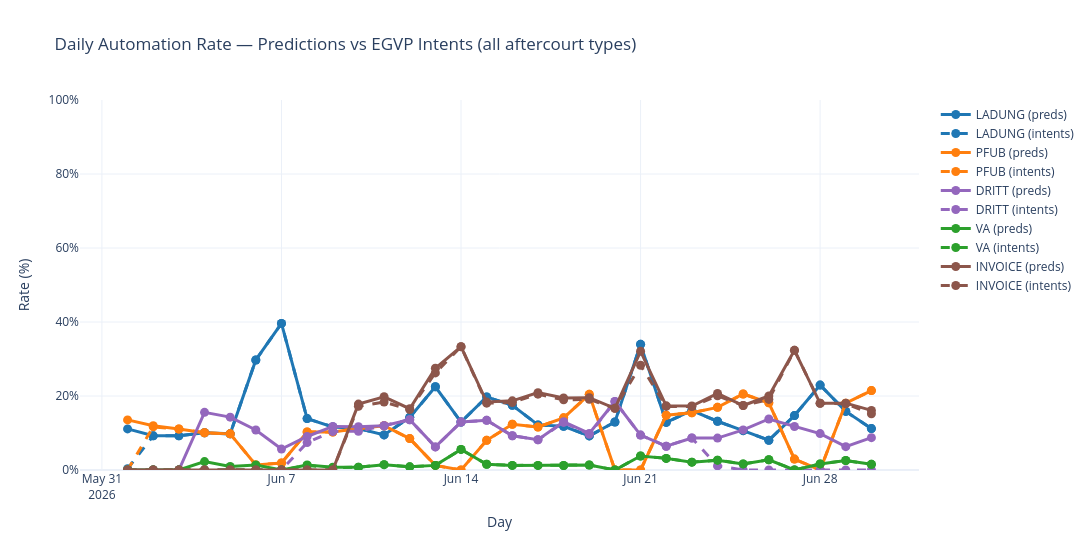

The notebook cell saved with this chart:
### Markdown cell above
# Combine automation calculation using preds and egvp intents

Cross-check the two independent automation measurements for **every aftercourt type**
(ladung, pfub, dritt, va, invoice):

- **preds** — recomputed locally from `llm_attachments_predictions` using the production
  rules (section 4).
- **intents** — read straight from `egvp_intents.ready_for_automation` (section 5).

In the chart each aftercourt type keeps one colour; **solid = preds**, **dashed = intents**.
Large gaps between the solid and dashed line of the same colour flag a mismatch between the
locally reproduced rules and what the pipeline actually persisted.

### Code cell
# Combined: daily automation rate (%) from predictions vs egvp_intents table,
# for every aftercourt type. Same hue per type, solid = predictions, dashed = egvp_intents.
# NOTE: `daily_incoming_egvp_attachments` was overwritten in section 5 with the
# intents-merged frame (same totals per day, just rebuilt). Use it as the shared denominator.

# per aftercourt type: (preds daily series, egvp_intents daily series, colour)
combined_sources = {
    'ladung':  (daily_automated_ladung,  daily_automated_ladung_from_egvp_intets,  '#1f77b4'),
    'pfub':    (daily_automated_pfub,    daily_automated_pfub_from_egvp_intets,    '#ff7f0e'),
    'dritt':   (daily_automated_dritt,   daily_automated_dritt_from_egvp_intets,   '#9467bd'),
    'va':      (daily_automated_va,      daily_automated_va_from_egvp_intets,      '#2ca02c'),
    'invoice': (daily_automated_invoice, daily_automated_invoice_from_egvp_intets, '#8c564b'),
}

# stack the shared total + each type's two source series into one frame
series_list = [daily_incoming_egvp_attachments.rename('total')]
for _type, (_preds_series, _intents_series, _colour) in combined_sources.items():
    series_list.append(_preds_series.rename(f'{_type}_preds'))
    series_list.append(_intents_series.rename(f'{_type}_intents'))

combined_df = pd.concat(series_list, axis=1).fillna(0).sort_index()
combined_df.index = pd.to_datetime(combined_df.index)
combined_df.index.name = 'day'

# build percentage columns + plot metadata, looping type x source
y_cols, abs_cols, labels_map, color_map, dash_map = [], {}, {}, {}, {}
for _type, (_preds_series, _intents_series, _colour) in combined_sources.items():
    for _source in ('preds', 'intents'):
        abs_col = f'{_type}_{_source}'
        pct_col = f'{abs_col}_pct'
        combined_df[pct_col] = (combined_df[abs_col] / combined_df['total'] * 100).round(2)
        y_cols.append(pct_col)
        abs_cols[pct_col] = abs_col
        labels_map[pct_col] = f'{_type.upper()} ({_source})'
        color_map[pct_col] = _colour
        dash_map[pct_col] = 'solid' if _source == 'preds' else 'dash'

plot_df = combined_df.reset_index()

fig = px.line(
    plot_df,
    x='day',
    y=y_cols,
    markers=True,
    title='Daily Automation Rate — Predictions vs EGVP Intents (all aftercourt types)',
    labels={'day': 'Day', 'value': 'Rate (%)', 'variable': 'Series'},
    color_discrete_map=color_map,
)

for trace in fig.data:
    col = trace.name
    abs_col = abs_cols[col]
    trace.customdata = np.stack(
        [combined_df[abs_col].values, combined_df['total'].values], axis=-1
    )
    trace.hovertemplate = (
        '<b>%{x|%Y-%m-%d}</b><br>'
        'Total incoming: %{customdata[1]:.0f}<br>'
        'Automated: %{customdata[0]:.0f} / %{customdata[1]:.0f}<br>'
        'Rate: %{y:.2f}%<extra>' + labels_map[col] + '</extra>'
    )
    trace.line.dash = dash_map[col]

fig.for_each_trace(lambda t: t.update(name=labels_map[t.name]))

fig.update_layout(
    template='plotly_white',
    width=1100,
    height=550,
    hovermode='x unified',
    yaxis=dict(ticksuffix='%', range=[0, 100]),
    legend_title_text='',
)
fig.update_traces(line=dict(width=3), marker=dict(size=9))
fig.show()

### Figure 1 — Plotly figure (JSON) as saved in the notebook; plotly's stock layout.template omitted (floating-point values rounded to 4 significant figures)
{"data": [{"customdata": [[64, 576], [61, 660], [50, 541], [31, 308], [52, 532], [22, 74], [21, 53], [92, 662], [76, 653], [75, 668], [46, 485], [67, 471], [18, 80], [7, 54], [128, 648], [113, 647], [88, 722], [68, 575], [41, 445], [7, 54], [18, 53], [86, 669], [106, 659], [84, 638], [58, 545], [35, 435], [5, 34], [14, 61], [93, 587], [73, 652]], "hovertemplate": "<b>%{x|%Y-%m-%d}</b><br>Total incoming: %{customdata[1]:.0f}<br>Automated: %{customdata[0]:.0f} / %{customdata[1]:.0f}<br>Rate: %{y:.2f}%<extra>LADUNG (preds)</extra>", "legendgroup": "ladung_preds_pct", "line": {"color": "#1f77b4", "dash": "solid", "width": 3}, "marker": {"size": 9, "symbol": "circle"}, "mode": "lines+markers", "name": "LADUNG (preds)", "orientation": "v", "showlegend": true, "type": "scatter", "x": ["2026-06-01T00:00:00", "2026-06-02T00:00:00", "2026-06-03T00:00:00", "2026-06-04T00:00:00", "2026-06-05T00:00:00", "2026-06-06T00:00:00", "2026-06-07T00:00:00", "2026-06-08T00:00:00", "2026-06-09T00:00:00", "2026-06-10T00:00:00", "2026-06-11T00:00:00", "2026-06-12T00:00:00", "2026-06-13T00:00:00", "2026-06-14T00:00:00", "2026-06-15T00:00:00", "2026-06-16T00:00:00", "2026-06-17T00:00:00", "2026-06-18T00:00:00", "2026-06-19T00:00:00", "2026-06-20T00:00:00", "2026-06-21T00:00:00", "2026-06-22T00:00:00", "2026-06-23T00:00:00", "2026-06-24T00:00:00", "2026-06-25T00:00:00", "2026-06-26T00:00:00", "2026-06-27T00:00:00", "2026-06-28T00:00:00", "2026-06-29T00:00:00", "2026-06-30T00:00:00"], "xaxis": "x", "y": [11.11, 9.24, 9.24, 10.06, 9.77, 29.73, 39.62, 13.9, 11.64, 11.23, 9.48, 14.23, 22.5, 12.96, 19.75, 17.47, 12.19, 11.83, 9.21, 12.96, 33.96, 12.86, 16.08, 13.17, 10.64, 8.05, 14.71, 22.95, 15.84, 11.2], "yaxis": "y"}, {"customdata": [[2, 576], [61, 660], [50, 541], [31, 308], [52, 532], [22, 74], [21, 53], [92, 662], [76, 653], [75, 668], [46, 485], [67, 471], [18, 80], [7, 54], [128, 648], [113, 647], [88, 722], [68, 575], [41, 445], [7, 54], [18, 53], [86, 669], [106, 659], [84, 638], [58, 545], [35, 435], [5, 34], [14, 61], [93, 587], [73, 652]], "hovertemplate": "<b>%{x|%Y-%m-%d}</b><br>Total incoming: %{customdata[1]:.0f}<br>Automated: %{customdata[0]:.0f} / %{customdata[1]:.0f}<br>Rate: %{y:.2f}%<extra>LADUNG (intents)</extra>", "legendgroup": "ladung_intents_pct", "line": {"color": "#1f77b4", "dash": "dash", "width": 3}, "marker": {"size": 9, "symbol": "circle"}, "mode": "lines+markers", "name": "LADUNG (intents)", "orientation": "v", "showlegend": true, "type": "scatter", "x": ["2026-06-01T00:00:00", "2026-06-02T00:00:00", "2026-06-03T00:00:00", "2026-06-04T00:00:00", "2026-06-05T00:00:00", "2026-06-06T00:00:00", "2026-06-07T00:00:00", "2026-06-08T00:00:00", "2026-06-09T00:00:00", "2026-06-10T00:00:00", "2026-06-11T00:00:00", "2026-06-12T00:00:00", "2026-06-13T00:00:00", "2026-06-14T00:00:00", "2026-06-15T00:00:00", "2026-06-16T00:00:00", "2026-06-17T00:00:00", "2026-06-18T00:00:00", "2026-06-19T00:00:00", "2026-06-20T00:00:00", "2026-06-21T00:00:00", "2026-06-22T00:00:00", "2026-06-23T00:00:00", "2026-06-24T00:00:00", "2026-06-25T00:00:00", "2026-06-26T00:00:00", "2026-06-27T00:00:00", "2026-06-28T00:00:00", "2026-06-29T00:00:00", "2026-06-30T00:00:00"], "xaxis": "x", "y": [0.35, 9.24, 9.24, 10.06, 9.77, 29.73, 39.62, 13.9, 11.64, 11.23, 9.48, 14.23, 22.5, 12.96, 19.75, 17.47, 12.19, 11.83, 9.21, 12.96, 33.96, 12.86, 16.08, 13.17, 10.64, 8.05, 14.71, 22.95, 15.84, 11.2], "yaxis": "y"}, {"customdata": [[78.0, 576.0], [79.0, 660.0], [60.0, 541.0], [31.0, 308.0], [52.0, 532.0], [1.0, 74.0], [1.0, 53.0], [68.0, 662.0], [67.0, 653.0], [75.0, 668.0], [58.0, 485.0], [40.0, 471.0], [1.0, 80.0], [0.0, 54.0], [52.0, 648.0], [80.0, 647.0], [84.0, 722.0], [81.0, 575.0], [91.0, 445.0], [0.0, 54.0], [0.0, 53.0], [99.0, 669.0], [102.0, 659.0], [108.0, 638.0], [112.0, 545.0], [79.0, 435.0], [1.0, 34.0], [0.0, 61.0], [106.0, 587.0], [140.0, 652.0]], "hovertemplate": "<b>%{x|%Y-%m-%d}</b><br>Total incoming: %{customdata[1]:.0f}<br>Automated: %{customdata[0]:.0f} / %{customdata[1]:.0f}<br>Rate: %{y:.2f}%<extra>PFUB (preds)</extra>", "legendgroup": "pfub_preds_pct", "line": {"color": "#ff7f0e", "dash": "solid", "width": 3}, "marker": {"size": 9, "symbol": "circle"}, "mode": "lines+markers", "name": "PFUB (preds)", "orientation": "v", "showlegend": true, "type": "scatter", "x": ["2026-06-01T00:00:00", "2026-06-02T00:00:00", "2026-06-03T00:00:00", "2026-06-04T00:00:00", "2026-06-05T00:00:00", "2026-06-06T00:00:00", "2026-06-07T00:00:00", "2026-06-08T00:00:00", "2026-06-09T00:00:00", "2026-06-10T00:00:00", "2026-06-11T00:00:00", "2026-06-12T00:00:00", "2026-06-13T00:00:00", "2026-06-14T00:00:00", "2026-06-15T00:00:00", "2026-06-16T00:00:00", "2026-06-17T00:00:00", "2026-06-18T00:00:00", "2026-06-19T00:00:00", "2026-06-20T00:00:00", "2026-06-21T00:00:00", "2026-06-22T00:00:00", "2026-06-23T00:00:00", "2026-06-24T00:00:00", "2026-06-25T00:00:00", "2026-06-26T00:00:00", "2026-06-27T00:00:00", "2026-06-28T00:00:00", "2026-06-29T00:00:00", "2026-06-30T00:00:00"], "xaxis": "x", "y": [13.54, 11.97, 11.09, 10.06, 9.77, 1.35, 1.89, 10.27, 10.26, 11.23, 11.96, 8.49, 1.25, 0.0, 8.02, 12.36, 11.63, 14.09, 20.45, 0.0, 0.0, 14.8, 15.48, 16.93, 20.55, 18.16, 2.94, 0.0, 18.06, 21.47], "yaxis": "y"}, {"customdata": [[0.0, 576.0], [77.0, 660.0], [60.0, 541.0], [31.0, 308.0], [52.0, 532.0], [1.0, 74.0], [1.0, 53.0], [68.0, 662.0], [67.0, 653.0], [75.0, 668.0], [58.0, 485.0], [40.0, 471.0], [1.0, 80.0], [0.0, 54.0], [52.0, 648.0], [80.0, 647.0], [84.0, 722.0], [81.0, 575.0], [91.0, 445.0], [0.0, 54.0], [0.0, 53.0], [99.0, 669.0], [102.0, 659.0], [108.0, 638.0], [112.0, 545.0], [79.0, 435.0], [1.0, 34.0], [0.0, 61.0], [106.0, 587.0], [140.0, 652.0]], "hovertemplate": "<b>%{x|%Y-%m-%d}</b><br>Total incoming: %{customdata[1]:.0f}<br>Automated: %{customdata[0]:.0f} / %{customdata[1]:.0f}<br>Rate: %{y:.2f}%<extra>PFUB (intents)</extra>", "legendgroup": "pfub_intents_pct", "line": {"color": "#ff7f0e", "dash": "dash", "width": 3}, "marker": {"size": 9, "symbol": "circle"}, "mode": "lines+markers", "name": "PFUB (intents)", "orientation": "v", "showlegend": true, "type": "scatter", "x": ["2026-06-01T00:00:00", "2026-06-02T00:00:00", "2026-06-03T00:00:00", "2026-06-04T00:00:00", "2026-06-05T00:00:00", "2026-06-06T00:00:00", "2026-06-07T00:00:00", "2026-06-08T00:00:00", "2026-06-09T00:00:00", "2026-06-10T00:00:00", "2026-06-11T00:00:00", "2026-06-12T00:00:00", "2026-06-13T00:00:00", "2026-06-14T00:00:00", "2026-06-15T00:00:00", "2026-06-16T00:00:00", "2026-06-17T00:00:00", "2026-06-18T00:00:00", "2026-06-19T00:00:00", "2026-06-20T00:00:00", "2026-06-21T00:00:00", "2026-06-22T00:00:00", "2026-06-23T00:00:00", "2026-06-24T00:00:00", "2026-06-25T00:00:00", "2026-06-26T00:00:00", "2026-06-27T00:00:00", "2026-06-28T00:00:00", "2026-06-29T00:00:00", "2026-06-30T00:00:00"], "xaxis": "x", "y": [0.0, 11.67, 11.09, 10.06, 9.77, 1.35, 1.89, 10.27, 10.26, 11.23, 11.96, 8.49, 1.25, 0.0, 8.02, 12.36, 11.63, 14.09, 20.45, 0.0, 0.0, 14.8, 15.48, 16.93, 20.55, 18.16, 2.94, 0.0, 18.06, 21.47], "yaxis": "y"}, {"customdata": [[0.0, 576.0], [0.0, 660.0], [0.0, 541.0], [48.0, 308.0], [76.0, 532.0], [8.0, 74.0], [3.0, 53.0], [60.0, 662.0], [77.0, 653.0], [78.0, 668.0], [58.0, 485.0], [64.0, 471.0], [5.0, 80.0], [7.0, 54.0], [87.0, 648.0], [60.0, 647.0], [59.0, 722.0], [75.0, 575.0], [44.0, 445.0], [10.0, 54.0], [5.0, 53.0], [43.0, 669.0], [57.0, 659.0], [55.0, 638.0], [59.0, 545.0], [60.0, 435.0], [4.0, 34.0], [6.0, 61.0], [37.0, 587.0], [57.0, 652.0]], "hovertemplate": "<b>%{x|%Y-%m-%d}</b><br>Total incoming: %{customdata[1]:.0f}<br>Automated: %{customdata[0]:.0f} / %{customdata[1]:.0f}<br>Rate: %{y:.2f}%<extra>DRITT (preds)</extra>", "legendgroup": "dritt_preds_pct", "line": {"color": "#9467bd", "dash": "solid", "width": 3}, "marker": {"size": 9, "symbol": "circle"}, "mode": "lines+markers", "name": "DRITT (preds)", "orientation": "v", "showlegend": true, "type": "scatter", "x": ["2026-06-01T00:00:00", "2026-06-02T00:00:00", "2026-06-03T00:00:00", "2026-06-04T00:00:00", "2026-06-05T00:00:00", "2026-06-06T00:00:00", "2026-06-07T00:00:00", "2026-06-08T00:00:00", "2026-06-09T00:00:00", "2026-06-10T00:00:00", "2026-06-11T00:00:00", "2026-06-12T00:00:00", "2026-06-13T00:00:00", "2026-06-14T00:00:00", "2026-06-15T00:00:00", "2026-06-16T00:00:00", "2026-06-17T00:00:00", "2026-06-18T00:00:00", "2026-06-19T00:00:00", "2026-06-20T00:00:00", "2026-06-21T00:00:00", "2026-06-22T00:00:00", "2026-06-23T00:00:00", "2026-06-24T00:00:00", "2026-06-25T00:00:00", "2026-06-26T00:00:00", "2026-06-27T00:00:00", "2026-06-28T00:00:00", "2026-06-29T00:00:00", "2026-06-30T00:00:00"], "xaxis": "x", "y": [0.0, 0.0, 0.0, 15.58, 14.29, 10.81, 5.66, 9.06, 11.79, 11.68, 11.96, 13.59, 6.25, 12.96, 13.43, 9.27, 8.17, 13.04, 9.89, 18.52, 9.43, 6.43, 8.65, 8.62, 10.83, 13.79, 11.76, 9.84, 6.3, 8.74], "yaxis": "y"}, {"customdata": [[0.0, 576.0], [0.0, 660.0], [0.0, 541.0], [0.0, 308.0], [0.0, 532.0], [0.0, 74.0], [0.0, 53.0], [49.0, 662.0], [68.0, 653.0], [70.0, 668.0], [58.0, 485.0], [64.0, 471.0], [5.0, 80.0], [7.0, 54.0], [87.0, 648.0], [60.0, 647.0], [59.0, 722.0], [74.0, 575.0], [43.0, 445.0], [10.0, 54.0], [5.0, 53.0], [43.0, 669.0], [57.0, 659.0], [7.0, 638.0], [0.0, 545.0], [0.0, 435.0], [0.0, 34.0], [0.0, 61.0], [0.0, 587.0], [0.0, 652.0]], "hovertemplate": "<b>%{x|%Y-%m-%d}</b><br>Total incoming: %{customdata[1]:.0f}<br>Automated: %{customdata[0]:.0f} / %{customdata[1]:.0f}<br>Rate: %{y:.2f}%<extra>DRITT (intents)</extra>", "legendgroup": "dritt_intents_pct", "line": {"color": "#9467bd", "dash": "dash", "width": 3}, "marker": {"size": 9, "symbol": "circle"}, "mode": "lines+markers", "name": "DRITT (intents)", "orientation": "v", "showlegend": true, "type": "scatter", "x": ["2026-06-01T00:00:00", "2026-06-02T00:00:00", "2026-06-03T00:00:00", "2026-06-04T00:00:00", "2026-06-05T00:00:00", "2026-06-06T00:00:00", "2026-06-07T00:00:00", "2026-06-08T00:00:00", "2026-06-09T00:00:00", "2026-06-10T00:00:00", "2026-06-11T00:00:00", "2026-06-12T00:00:00", "2026-06-13T00:00:00", "2026-06-14T00:00:00", "2026-06-15T00:00:00", "2026-06-16T00:00:00", "2026-06-17T00:00:00", "2026-06-18T00:00:00", "2026-06-19T00:00:00", "2026-06-20T00:00:00", "2026-06-21T00:00:00", "2026-06-22T00:00:00", "2026-06-23T00:00:00", "2026-06-24T00:00:00", "2026-06-25T00:00:00", "2026-06-26T00:00:00", "2026-06-27T00:00:00", "2026-06-28T00:00:00", "2026-06-29T00:00:00", "2026-06-30T00:00:00"], "xaxis": "x", "y": [0.0, 0.0, 0.0, 0.0, 0.0, 0.0, 0.0, 7.4, 10.41, 10.48, 11.96, 13.59, 6.25, 12.96, 13.43, 9.27, 8.17, 12.87, 9.66, 18.52, 9.43, 6.43, 8.65, 1.1, 0.0, 0.0, 0.0, 0.0, 0.0, 0.0], "yaxis": "y"}, {"customdata": [[0.0, 576.0], [0.0, 660.0], [0.0, 541.0], [7.0, 308.0], [5.0, 532.0], [1.0, 74.0], [0.0, 53.0], [9.0, 662.0], [5.0, 653.0], [5.0, 668.0], [7.0, 485.0], [4.0, 471.0], [1.0, 80.0], [3.0, 54.0], [10.0, 648.0], [8.0, 647.0], [9.0, 722.0], [7.0, 575.0], [6.0, 445.0], [0.0, 54.0], [2.0, 53.0], [21.0, 669.0], [14.0, 659.0], [17.0, 638.0], [9.0, 545.0], [12.0, 435.0], [0.0, 34.0], [1.0, 61.0], [15.0, 587.0], [10.0, 652.0]], "hovertemplate": "<b>%{x|%Y-%m-%d}</b><br>Total incoming: %{customdata[1]:.0f}<br>Automated: %{customdata[0]:.0f} / %{customdata[1]:.0f}<br>Rate: %{y:.2f}%<extra>VA (preds)</extra>", "legendgroup": "va_preds_pct", "line": {"color": "#2ca02c", "dash": "solid", "width": 3}, "marker": {"size": 9, "symbol": "circle"}, "mode": "lines+markers", "name": "VA (preds)", "orientation": "v", "showlegend": true, "type": "scatter", "x": ["2026-06-01T00:00:00", "2026-06-02T00:00:00", "2026-06-03T00:00:00", "2026-06-04T00:00:00", "2026-06-05T00:00:00", "2026-06-06T00:00:00", "2026-06-07T00:00:00", "2026-06-08T00:00:00", "2026-06-09T00:00:00", "2026-06-10T00:00:00", "2026-06-11T00:00:00", "2026-06-12T00:00:00", "2026-06-13T00:00:00", "2026-06-14T00:00:00", "2026-06-15T00:00:00", "2026-06-16T00:00:00", "2026-06-17T00:00:00", "2026-06-18T00:00:00", "2026-06-19T00:00:00", "2026-06-20T00:00:00", "2026-06-21T00:00:00", "2026-06-22T00:00:00", "2026-06-23T00:00:00", "2026-06-24T00:00:00", "2026-06-25T00:00:00", "2026-06-26T00:00:00", "2026-06-27T00:00:00", "2026-06-28T00:00:00", "2026-06-29T00:00:00", "2026-06-30T00:00:00"], "xaxis": "x", "y": [0.0, 0.0, 0.0, 2.27, 0.94, 1.35, 0.0, 1.36, 0.77, 0.75, 1.44, 0.85, 1.25, 5.56, 1.54, 1.24, 1.25, 1.22, 1.35, 0.0, 3.77, 3.14, 2.12, 2.66, 1.65, 2.76, 0.0, 1.64, 2.56, 1.53], "yaxis": "y"}, {"customdata": [[0.0, 576.0], [0.0, 660.0], [0.0, 541.0], [0.0, 308.0], [0.0, 532.0], [0.0, 74.0], [0.0, 53.0], [8.0, 662.0], [4.0, 653.0], [5.0, 668.0], [7.0, 485.0], [4.0, 471.0], [1.0, 80.0], [3.0, 54.0], [10.0, 648.0], [8.0, 647.0], [9.0, 722.0], [7.0, 575.0], [6.0, 445.0], [0.0, 54.0], [2.0, 53.0], [21.0, 669.0], [14.0, 659.0], [17.0, 638.0], [9.0, 545.0], [12.0, 435.0], [0.0, 34.0], [1.0, 61.0], [15.0, 587.0], [10.0, 652.0]], "hovertemplate": "<b>%{x|%Y-%m-%d}</b><br>Total incoming: %{customdata[1]:.0f}<br>Automated: %{customdata[0]:.0f} / %{customdata[1]:.0f}<br>Rate: %{y:.2f}%<extra>VA (intents)</extra>", "legendgroup": "va_intents_pct", "line": {"color": "#2ca02c", "dash": "dash", "width": 3}, "marker": {"size": 9, "symbol": "circle"}, "mode": "lines+markers", "name": "VA (intents)", "orientation": "v", "showlegend": true, "type": "scatter", "x": ["2026-06-01T00:00:00", "2026-06-02T00:00:00", "2026-06-03T00:00:00", "2026-06-04T00:00:00", "2026-06-05T00:00:00", "2026-06-06T00:00:00", "2026-06-07T00:00:00", "2026-06-08T00:00:00", "2026-06-09T00:00:00", "2026-06-10T00:00:00", "2026-06-11T00:00:00", "2026-06-12T00:00:00", "2026-06-13T00:00:00", "2026-06-14T00:00:00", "2026-06-15T00:00:00", "2026-06-16T00:00:00", "2026-06-17T00:00:00", "2026-06-18T00:00:00", "2026-06-19T00:00:00", "2026-06-20T00:00:00", "2026-06-21T00:00:00", "2026-06-22T00:00:00", "2026-06-23T00:00:00", "2026-06-24T00:00:00", "2026-06-25T00:00:00", "2026-06-26T00:00:00", "2026-06-27T00:00:00", "2026-06-28T00:00:00", "2026-06-29T00:00:00", "2026-06-30T00:00:00"], "xaxis": "x", "y": [0.0, 0.0, 0.0, 0.0, 0.0, 0.0, 0.0, 1.21, 0.61, 0.75, 1.44, 0.85, 1.25, 5.56, 1.54, 1.24, 1.25, 1.22, 1.35, 0.0, 3.77, 3.14, 2.12, 2.66, 1.65, 2.76, 0.0, 1.64, 2.56, 1.53], "yaxis": "y"}, {"customdata": [[0.0, 576.0], [0.0, 660.0], [0.0, 541.0], [0.0, 308.0], [0.0, 532.0], [0.0, 74.0], [0.0, 53.0], [0.0, 662.0], [0.0, 653.0], [119.0, 668.0], [96.0, 485.0], [78.0, 471.0], [22.0, 80.0], [18.0, 54.0], [119.0, 648.0], [121.0, 647.0], [151.0, 722.0], [112.0, 575.0], [87.0, 445.0], [9.0, 54.0], [17.0, 53.0], [116.0, 669.0], [114.0, 659.0], [132.0, 638.0], [95.0, 545.0], [87.0, 435.0], [11.0, 34.0], [11.0, 61.0], [106.0, 587.0], [105.0, 652.0]], "hovertemplate": "<b>%{x|%Y-%m-%d}</b><br>Total incoming: %{customdata[1]:.0f}<br>Automated: %{customdata[0]:.0f} / %{customdata[1]:.0f}<br>Rate: %{y:.2f}%<extra>INVOICE (preds)</extra>", "legendgroup": "invoice_preds_pct", "line": {"color": "#8c564b", "dash": "solid", "width": 3}, "marker": {"size": 9, "symbol": "circle"}, "mode": "lines+markers", "name": "INVOICE (preds)", "orientation": "v", "showlegend": true, "type": "scatter", "x": ["2026-06-01T00:00:00", "2026-06-02T00:00:00", "2026-06-03T00:00:00", "2026-06-04T00:00:00", "2026-06-05T00:00:00", "2026-06-06T00:00:00", "2026-06-07T00:00:00", "2026-06-08T00:00:00", "2026-06-09T00:00:00", "2026-06-10T00:00:00", "2026-06-11T00:00:00", "2026-06-12T00:00:00", "2026-06-13T00:00:00", "2026-06-14T00:00:00", "2026-06-15T00:00:00", "2026-06-16T00:00:00", "2026-06-17T00:00:00", "2026-06-18T00:00:00", "2026-06-19T00:00:00", "2026-06-20T00:00:00", "2026-06-21T00:00:00", "2026-06-22T00:00:00", "2026-06-23T00:00:00", "2026-06-24T00:00:00", "2026-06-25T00:00:00", "2026-06-26T00:00:00", "2026-06-27T00:00:00", "2026-06-28T00:00:00", "2026-06-29T00:00:00", "2026-06-30T00:00:00"], "xaxis": "x", "y": [0.0, 0.0, 0.0, 0.0, 0.0, 0.0, 0.0, 0.0, 0.0, 17.81, 19.79, 16.56, 27.5, 33.33, 18.36, 18.7, 20.91, 19.48, 19.55, 16.67, 32.08, 17.34, 17.3, 20.69, 17.43, 20.0, 32.35, 18.03, 18.06, 16.1], "yaxis": "y"}, {"customdata": [[0.0, 576.0], [0.0, 660.0], [0.0, 541.0], [0.0, 308.0], [0.0, 532.0], [0.0, 74.0], [0.0, 53.0], [0.0, 662.0], [0.0, 653.0], [115.0, 668.0], [89.0, 485.0], [77.0, 471.0], [21.0, 80.0], [18.0, 54.0], [117.0, 648.0], [118.0, 647.0], [148.0, 722.0], [109.0, 575.0], [85.0, 445.0], [9.0, 54.0], [15.0, 53.0], [115.0, 669.0], [113.0, 659.0], [128.0, 638.0], [95.0, 545.0], [83.0, 435.0], [11.0, 34.0], [11.0, 61.0], [105.0, 587.0], [99.0, 652.0]], "hovertemplate": "<b>%{x|%Y-%m-%d}</b><br>Total incoming: %{customdata[1]:.0f}<br>Automated: %{customdata[0]:.0f} / %{customdata[1]:.0f}<br>Rate: %{y:.2f}%<extra>INVOICE (intents)</extra>", "legendgroup": "invoice_intents_pct", "line": {"color": "#8c564b", "dash": "dash", "width": 3}, "marker": {"size": 9, "symbol": "circle"}, "mode": "lines+markers", "name": "INVOICE (intents)", "orientation": "v", "showlegend": true, "type": "scatter", "x": ["2026-06-01T00:00:00", "2026-06-02T00:00:00", "2026-06-03T00:00:00", "2026-06-04T00:00:00", "2026-06-05T00:00:00", "2026-06-06T00:00:00", "2026-06-07T00:00:00", "2026-06-08T00:00:00", "2026-06-09T00:00:00", "2026-06-10T00:00:00", "2026-06-11T00:00:00", "2026-06-12T00:00:00", "2026-06-13T00:00:00", "2026-06-14T00:00:00", "2026-06-15T00:00:00", "2026-06-16T00:00:00", "2026-06-17T00:00:00", "2026-06-18T00:00:00", "2026-06-19T00:00:00", "2026-06-20T00:00:00", "2026-06-21T00:00:00", "2026-06-22T00:00:00", "2026-06-23T00:00:00", "2026-06-24T00:00:00", "2026-06-25T00:00:00", "2026-06-26T00:00:00", "2026-06-27T00:00:00", "2026-06-28T00:00:00", "2026-06-29T00:00:00", "2026-06-30T00:00:00"], "xaxis": "x", "y": [0.0, 0.0, 0.0, 0.0, 0.0, 0.0, 0.0, 0.0, 0.0, 17.22, 18.35, 16.35, 26.25, 33.33, 18.06, 18.24, 20.5, 18.96, 19.1, 16.67, 28.3, 17.19, 17.15, 20.06, 17.43, 19.08, 32.35, 18.03, 17.89, 15.18], "yaxis": "y"}], "layout": {"height": 550, "hovermode": "x unified", "legend": {"title": {"text": ""}, "tracegroupgap": 0}, "title": {"text": "Daily Automation Rate — Predictions vs EGVP Intents (all aftercourt types)"}, "width": 1100, "xaxis": {"anchor": "y", "domain": [0, 1], "title": {"text": "Day"}}, "yaxis": {"anchor": "x", "domain": [0, 1], "range": [0, 100], "ticksuffix": "%", "title": {"text": "Rate (%)"}}}}
